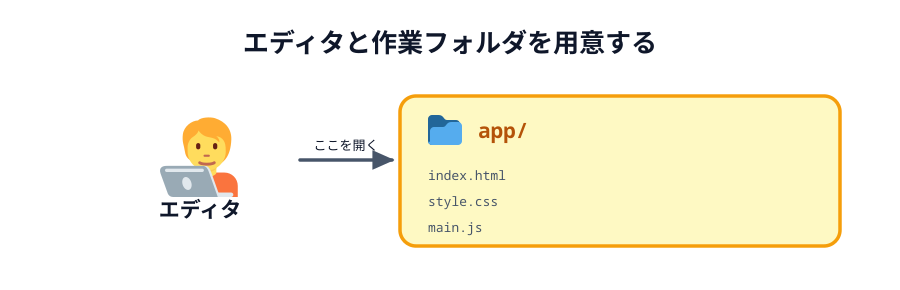

Generate this figure with Python:
# 00-thumbnail.svg
# スキーマ: CONTAINER（app/ の中に 3 ファイル）

import sys
sys.path.insert(0, "/Users/seekseep/.claude/skills/genfig")
from genfig import Canvas, PALETTE

c = Canvas(900, 290)
c.text(450, 52, "エディタと作業フォルダを用意する", scale="xl")

c.node(200, 165, "エディタ", emoji_cp="1f9d1-200d-1f4bb")
c.sticky(400, 96, 440, 150, color="yellow")
c.emoji("1f4c1", 428, 112, 36)
c.text(478, 138, "app/", scale="lg", align="left", fill=PALETTE["yellow"]["text"], font="technical")
c.text(428, 180, "index.html", scale="sm", align="left", font="technical")
c.text(428, 206, "style.css", scale="sm", align="left", font="technical")
c.text(428, 232, "main.js", scale="sm", align="left", font="technical")
c.connector(300, 160, 392, 160, label="ここを開く", label_scale="sm")

c.save("00-thumbnail.svg")
